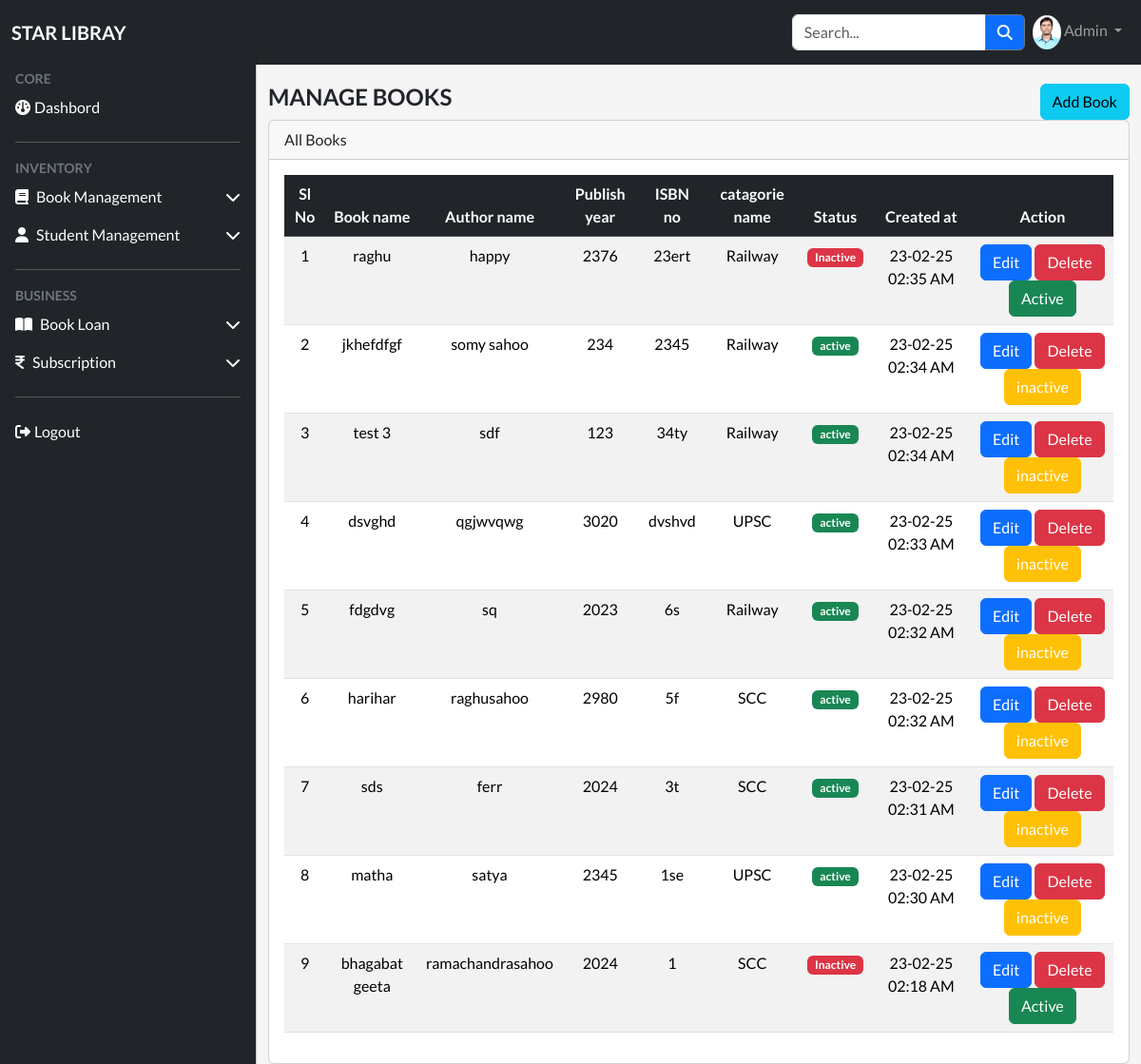
The app's page /books/index.php with its own data.
### tables this page shows
CREATE TABLE `books` (
  `id` int(11) NOT NULL,
  `title` varchar(255) DEFAULT NULL,
  `author` varchar(255) DEFAULT NULL,
  `publication_year` varchar(10) DEFAULT NULL,
  `isbn` varchar(255) DEFAULT NULL,
  `catagory_id` int(11) DEFAULT NULL,
  `status` tinyint(1) NOT NULL DEFAULT 1,
  `created_at` timestamp NOT NULL DEFAULT current_timestamp(),
  `updated_at` timestamp NULL DEFAULT NULL
);

CREATE TABLE `categories` (
  `id` int(11) NOT NULL,
  `name` varchar(255) DEFAULT NULL,
  `created_at` timestamp NOT NULL DEFAULT current_timestamp(),
  `updated_at` timestamp NULL DEFAULT NULL
);

### models/book.php (called while the page is built, shortened)
<?php
function fetchBook($conn){
 $sql="select b.*,c.name as cat_name from  books b left join categories c on c.id=b.catagory_id order by id desc";
 return $conn->query($sql);
}
?>

### books/index.php (the view, shortened to what this page needs)
<?php
include_once("../Config/database.php");
include_once(dir_url."models/book.php");
$res=fetchBook($conn);
include_once(dir_url."include/header.php");
include_once(dir_url."include/navbar.php");
include_once(dir_url."include/sidebar.php");
?>
      <main class="mt-1 pt-3">
      <div class="container-fluid">
     <div class="d-flex justify-content-between">
      <h4 class="fw-bold text-uppercase">manage books</h4>
      <a href="<?php echo base_url;?>/books/add_newbook.php" class="btn btn-info">Add Book</a>
      </div>
          <div class="card">
            <div class="card-header">
              All Books
            </div>
            <div class="card-body">
              <table id="datatable" class="table table-striped text-center" style="width:100%">
                <thead class="table-dark">
                    <tr class="text-center">
                      <th scope="col">Sl No</th>
                      <th scope="col">Book name</th>
                      <th scope="col">Author name</th>
                      <th scope="col">Publish year</th>
                      <th scope="col">ISBN no</th>
                      <th scope="col">catagorie name</th>
                      <th scope="col">Status</th>
                      <th scope="col">Created at</th>
                      <th scope="col">Action</th>
                    </tr>
                </thead>
                <tbody>
                  <?php
                  $sl=0;
                  while($row=$res->fetch_assoc()){
                    $sl++;
                    ?>
                  <tr>
                  <td ><?php  echo  $sl;?></td>
                  <td><?php  echo $row['title'] ;?></td>
                  <td><?php  echo $row['author'] ;?></td>
                  <td><?php  echo $row['publication_year'] ;?></td>
                  <td><?php  echo $row['isbn'] ;?></td>
                  <td><?php  echo $row['cat_name'] ;?></td>
                  <td>
                    <?php
                    if($row['status']==1)
                    {
                      echo "<span class='badge text-bg-success'>active</span>" ;
                    }
                     else{
                      echo "<span class='badge text-bg-danger'>Inactive</span>" ;
                     }
                     ?>
                </td>
                  <td><?php  echo date("d-m-y h:i A",strtotime($row['created_at'])) ;?></td>
                  <td><span class="btn btn-primary">
                    <a href="<?php  echo base_url;?>books/edit_book.php?action=edit&id=<?php echo $row['id']?>" class="text-white text-decoration-none">Edit</a>
                  </span>
                  <span class="btn btn-danger" onclick="return confirm('Are you sure you want to delete?');">
                      <a href="<?php  echo base_url;?>books?action=delete&id=<?php echo $row['id']?>" class="text-white text-decoration-none">Delete</a>
                  </span>
                  <?php
                  if($row['status']==0){ ?>
                    <span class="btn btn-success">
                      <a href="<?php  echo base_url;?>books?action=status&id=<?php echo $row['id']?>&status=1" class="text-white text-decoration-none">Active</a>
                  </span>
                  <?php
                  }
                  else{?>
                            <span class="btn btn-warning">
                      <a href="<?php  echo base_url;?>books?action=status&id=<?php echo $row['id']?>&status=0" class="text-white text-decoration-none">inactive</a>
                  </span>
                    <?php }
                  ?>
                    </td>
                      <?php  } ?>
                  </tr>
                </tbody>
              </table>
            </div>
          </div>
      </div>
      </main>
      <?php
include_once(dir_url."include/footer.php");
?>

### assets/css/Style.css (style rules this page uses)
body { font-family: "Lato", sans-serif; font-weight: 400; font-style: normal; background-color:whitesmoke }
:root { --offconvas-width:270px; --topnavbarHeight:56px; }
@media (min-width:992px) { main { margin-left: var(--offconvas-width); } }

### records on screen
books: title "raghu", author "happy", publication_year "2376", isbn "23ert", categories.name "Railway", status "Inactive", created_at "23-02-25 02:35 AM"
books: title "jkhefdfgf", author "somy sahoo", publication_year "234", isbn "2345", categories.name "Railway", status "active", created_at "23-02-25 02:34 AM"
books: title "test 3", author "sdf", publication_year "123", isbn "34ty", categories.name "Railway", status "active", created_at "23-02-25 02:34 AM"
books: title "dsvghd", author "qgjwvqwg", publication_year "3020", isbn "dvshvd", categories.name "UPSC", status "active", created_at "23-02-25 02:33 AM"
books: title "fdgdvg", author "sq", publication_year "2023", isbn "6s", categories.name "Railway", status "active", created_at "23-02-25 02:32 AM"
books: title "harihar", author "raghusahoo", publication_year "2980", isbn "5f", categories.name "SCC", status "active", created_at "23-02-25 02:32 AM"
books: title "sds", author "ferr", publication_year "2024", isbn "3t", categories.name "SCC", status "active", created_at "23-02-25 02:31 AM"
books: title "matha", author "satya", publication_year "2345", isbn "1se", categories.name "UPSC", status "active", created_at "23-02-25 02:30 AM"
books: title "bhagabat geeta", author "ramachandrasahoo", publication_year "2024", isbn "1", categories.name "SCC", status "Inactive", created_at "23-02-25 02:18 AM"
